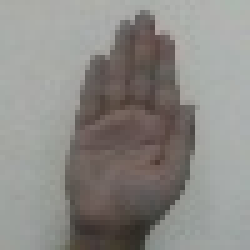
#> input picture Code/Dataset/bye/159.jpg, 50 x 50 px, found by its file name (shown 5 times larger); its folder holds only this picture in this run
$ jupyter execute m2_resize_images.ipynb
#> lines starting #> are read from the running program, lines starting #| are printed output that depends on the picture; after the words box and inside, x2 and y2 are one past the last pixel; in counts of white or black regions, pixels touching at a corner belong together
[cell 1]
#..................................................Preprocessing of images............................................#
import os
import time
import cv2
import numpy as np
import matplotlib.pyplot as plt

path = 'Dataset/'
path2 = 'Preprocessed/Train/'


gestures = os.listdir(path)

print(gestures)


for ix in gestures:
    print(ix)
    images = os.listdir(path + ix)
    os.mkdir(path2 + ix)
    for cx in images:
        print(cx)
        img_path = path + ix +'/' + cx
        img = cv2.imread(img_path)
#> img is the input picture: shape (50, 50, 3); mean B, G, R 134, 137.8, 139.9
        grey = cv2.cvtColor(img, cv2.COLOR_BGR2GRAY)
        thresh = cv2.threshold(grey, 127, 255, cv2.THRESH_BINARY_INV+cv2.THRESH_OTSU)[1]
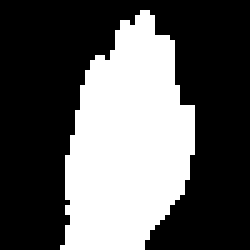
#> thresh: shape (50, 50) (shown 5 times larger); 36.2% white; 1 white region, box (x1, y1, x2, y2) and area: (12, 2, 39, 50) 906
        save_img = cv2.resize(thresh, (50,50))
        cv2.imwrite(path2 + ix + '/' + cx, save_img)
#> pass 2 of the loop `for ix in gestures:`:
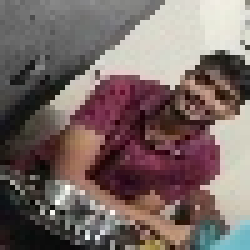
#> input picture Code/Dataset/noball/109.jpg, 50 x 50 px, found by its file name (shown 5 times larger)
#> img is the input picture: shape (50, 50, 3); mean B, G, R 100.8, 103.7, 119.3
#> `grey = cv2.cvtColor(img, cv2.COLOR_BGR2GRAY)`:
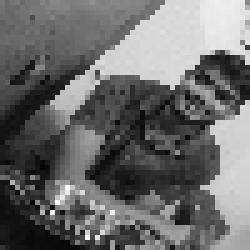
#> grey: shape (50, 50) (shown 5 times larger); min 3, max 253, mean 108
#> `thresh = cv2.threshold(grey, 127, 255, cv2.THRESH_BINARY_INV+cv2.THRES..`:
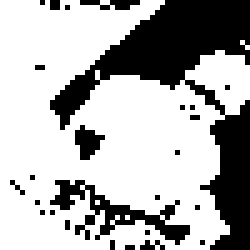
#> thresh: shape (50, 50) (shown 5 times larger); 68.7% white; 26 black regions (23 under 20 px), largest, box (x1, y1, x2, y2) and area: (10, 0, 50, 50) 597, (10, 36, 38, 49) 109, (15, 25, 21, 32) 25
